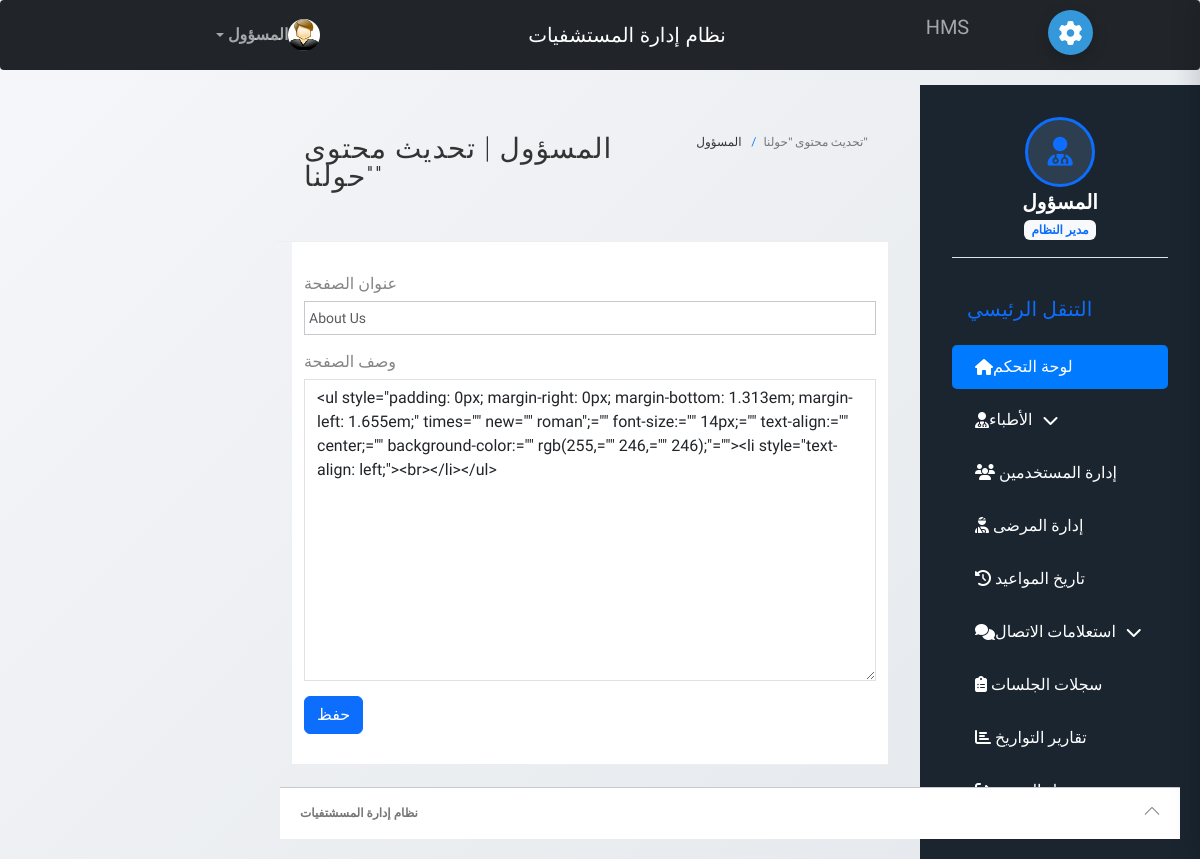
The app's page /hospital/hms/admin/about-us.php (signed in) with its own data.
### tables this page shows
CREATE TABLE `tblpage` (
  `ID` int(10) NOT NULL,
  `PageType` varchar(200) DEFAULT NULL,
  `PageTitle` varchar(200) DEFAULT NULL,
  `PageDescription` mediumtext DEFAULT NULL,
  `Email` varchar(120) DEFAULT NULL,
  `MobileNumber` bigint(10) DEFAULT NULL,
  `UpdationDate` timestamp NULL DEFAULT current_timestamp(),
  `OpenningTime` varchar(255) DEFAULT NULL
);

### hospital/hms/admin/about-us.php (the view, shortened to what this page needs)
<?php
include('include/config.php');
if(strlen($_SESSION['id']==0)) {
 header('location:logout.php');
  } else{
?>
<!DOCTYPE html>
<html lang="en">
	<head>
		<link rel="stylesheet" href="vendor/bootstrap/css/bootstrap.min.css">
		<link rel="stylesheet" href="vendor/fontawesome/css/font-awesome.min.css">
		<link rel="stylesheet" href="vendor/themify-icons/themify-icons.min.css">
		<link href="vendor/animate.css/animate.min.css" rel="stylesheet" media="screen">
		<link href="vendor/perfect-scrollbar/perfect-scrollbar.min.css" rel="stylesheet" media="screen">
		<link href="vendor/switchery/switchery.min.css" rel="stylesheet" media="screen">
		<link href="vendor/bootstrap-touchspin/jquery.bootstrap-touchspin.min.css" rel="stylesheet" media="screen">
		<link href="vendor/select2/select2.min.css" rel="stylesheet" media="screen">
		<link href="vendor/bootstrap-datepicker/bootstrap-datepicker3.standalone.min.css" rel="stylesheet" media="screen">
		<link href="vendor/bootstrap-timepicker/bootstrap-timepicker.min.css" rel="stylesheet" media="screen">
		<link rel="stylesheet" href="assets/css/styles.css">
		<link rel="stylesheet" href="assets/css/plugins.css">
		<link rel="stylesheet" href="assets/css/themes/theme-1.css" id="skin_color" />
	</head>
	<body>
		<div id="app">
<?php include('include/sidebar.php');?>
			<div class="app-content">
					<?php include('include/header.php');?>
				<div class="main-content" >
					<div class="wrap-content container" id="container">
						<section id="page-title">
							<div class="row">
								<div class="col-sm-8">
									<h1 class="mainTitle">المسؤول  | تحديث محتوى "حولنا"</h1>
																	</div>
								<ol class="breadcrumb">
									<li>
										<span>المسؤول </span>
									</li>
									<li class="active">
										<span>تحديث محتوى "حولنا"</span>
									</li>
								</ol>
							</div>
						</section>
						<div class="container-fluid container-fullw bg-white">
									<div class="row">
								<div class="col-md-12">
                  <form class="forms-sample" method="post">
                    <?php
$ret=mysqli_query($con,"select * from  tblpage where PageType='aboutus'");
while ($row=mysqli_fetch_array($ret)) {
?>
                    <div class="form-group">
                       <label for="exampleInputUsername1">عنوان الصفحة</label>
                      <input id="pagetitle" name="pagetitle" type="text" class="form-control" required="true" value="<?php  echo $row['PageTitle'];?>">
                    </div>
                    <div class="form-group">
                      <label for="exampleInputEmail1">وصف الصفحة</label>
                      <textarea class="form-control" name="pagedes" id="pagedes" rows="12"><?php  echo $row['PageDescription'];?></textarea>
                    </div>
                    <?php } ?>
                    <button type="submit" class="btn btn-primary mr-2" name="submit">حفظ</button>
                  </form>
								</div>
							</div>
								</div>
					</div>
				</div>
			</div>
	<?php include('include/footer.php');?>
	<?php include('include/setting.php');?>
		</div>
	</body>
</html>
<?php } ?>

### hospital/hms/admin/assets/css/themes/theme-1.css (style rules this page uses)
body { background: #FAFAFA; }

### hospital/hms/admin/include/sidebar.php (style rules this page uses)
body { font-family: 'Tajawal', sans-serif; background: linear-gradient(135deg,#f5f7fa,#e4edf9); min-height: 100vh; padding-top: 65px; }
.main-content { padding-right: 280px; }

### hospital/hms/admin/include/setting.php (style rules this page uses)
:root { --primary-color: #3498db; --sidebar-color: #2980b9; }
:root.theme-1 { --primary-color: #3498db; --sidebar-color: #2980b9; }
* { margin: 0; padding: 0; box-sizing: border-box; }
body { font-family: 'Tajawal', sans-serif; background: linear-gradient(135deg, #f5f7fa 0%, #e4e7eb 100%); min-height: 100vh; padding: 20px; color: #333; }

### records on screen
tblpage: pagetitle "About Us", pagedes "<ul style=\"padding: 0px; margin-right: 0px; margin-bottom: 1.313em; margin-left: 1.655em;\" times=\"\" new=\"\" roman\";=\"\" font-size:=\"\" 14px;=\"\" text-align:=\"\" center;=\"\" background-color:=\"\" rgb(255,=\"\" 246,=\"\" 246);\"=\"\"><li style=\"text-align: left;\"><br></li></ul>"
